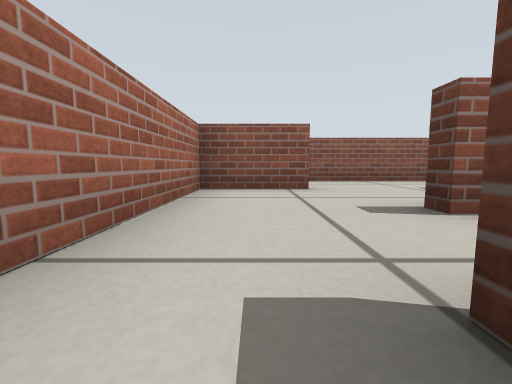
view 1 (above)

16 first-person views from a walk through a Gazebo world. The camera is 0.19 m above the floor, tilts 6° down and sees 90° across. The floor is counted in squares, 0.5 m on a side. Each view is taken from the middle of a square. On the plan, view 1 faces up. The plan holds only what a view shows up to about 9 squares ahead; the rest is blank.

view 2
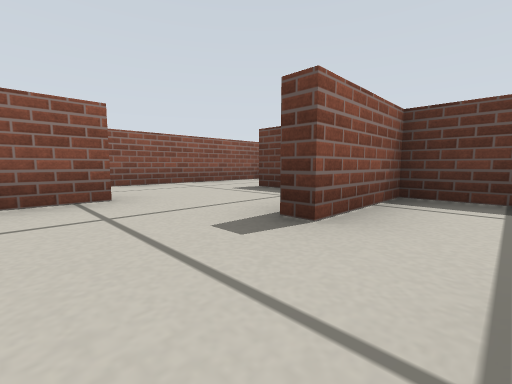

view 3
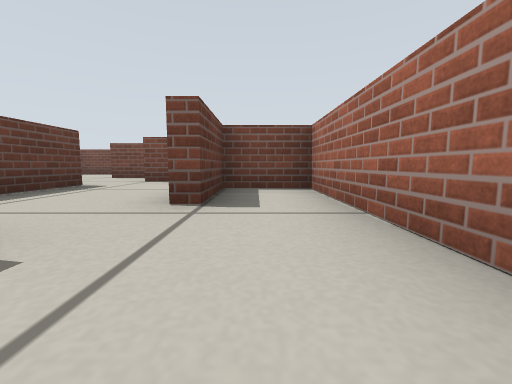

view 4
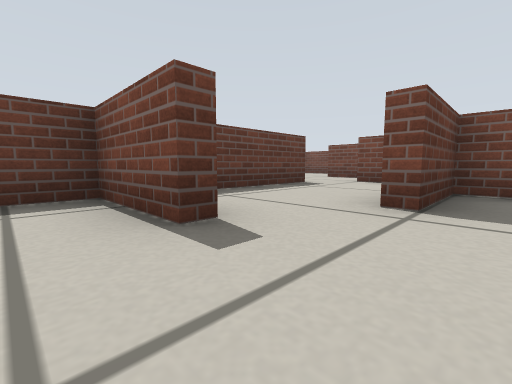

view 5
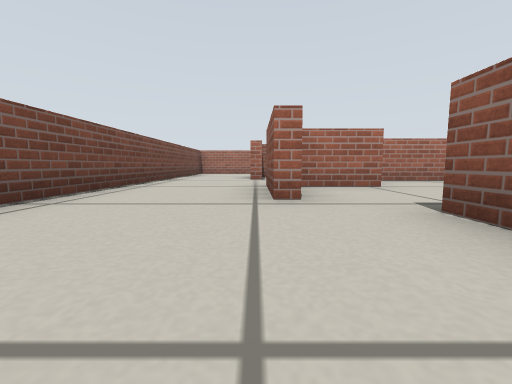

view 6
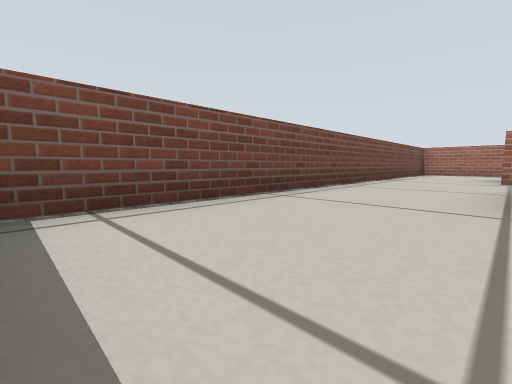

view 7
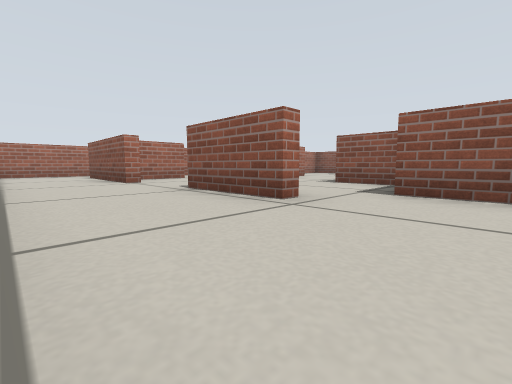

view 8
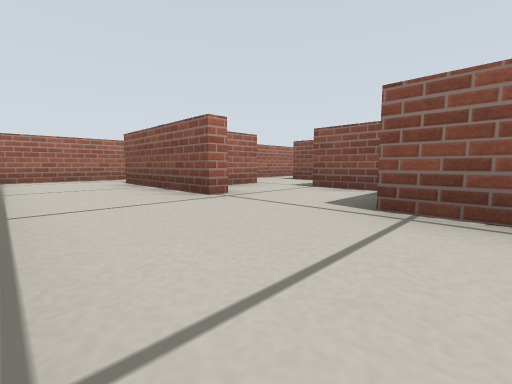

view 9
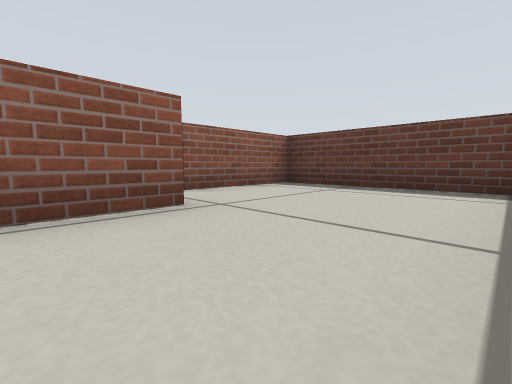

view 10
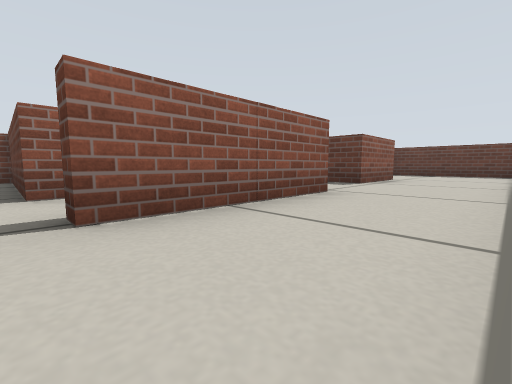

view 11
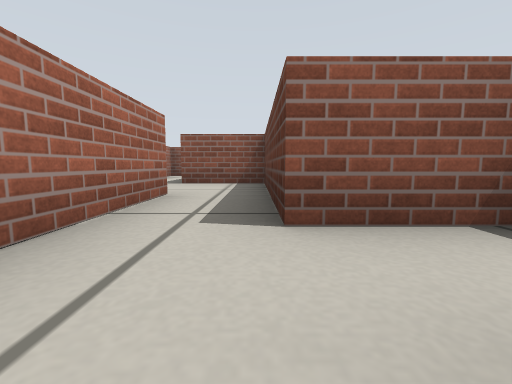

view 12
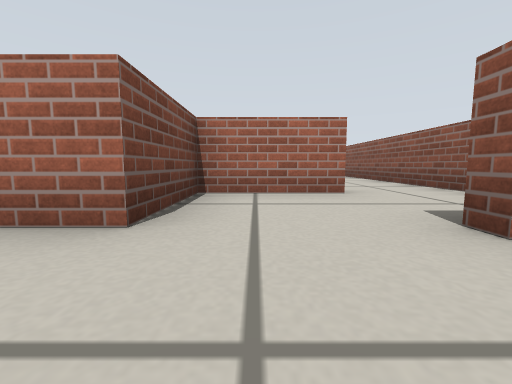

view 13
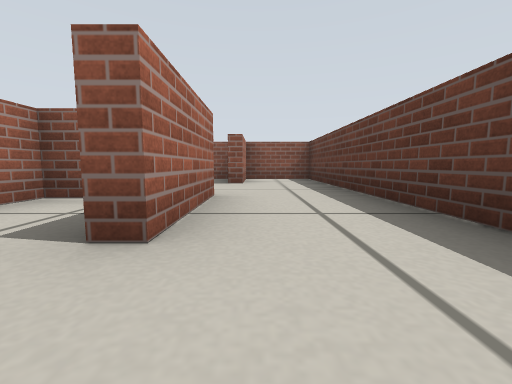

view 14
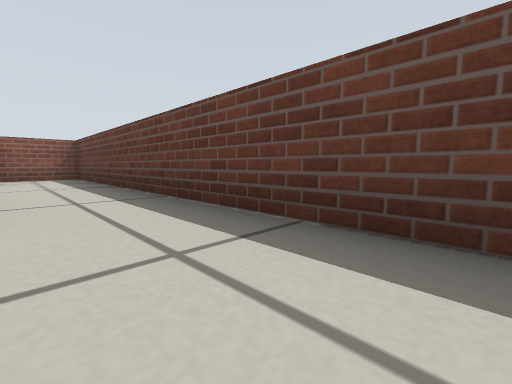

view 15
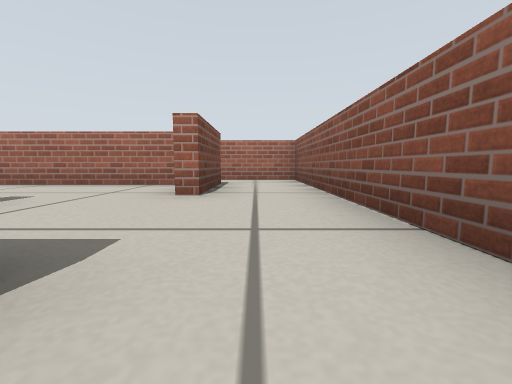

view 16
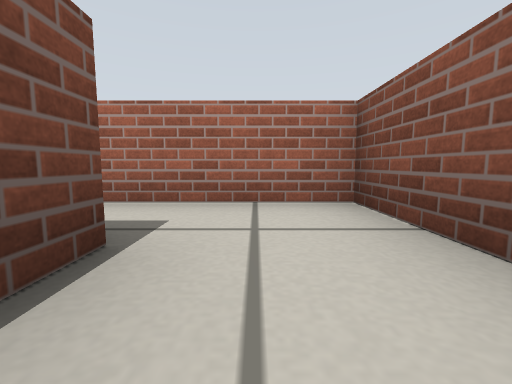

### Floor plan
Points are (right, up) in squares from view 1. A wall is a line through its corners. A room is listed if a view was taken in it or the views show most of it. See-through windows are left out.
Room 1 (views 1, 2, 3, 4)
walls: (1.4, 2.2) (3.3, 2.2) (3.3, 4.2); (0.8, 4.3) (0.8, 4) (-0.9, 4) (-0.9, -1.1) (0.5, -1.1) (0.5, 0.6); (3.4, 6) (0.4, 6)
ways out: opening at (3, 5) to room 3; opening at (0, 5) to room 5; opening at (1, 1) to room 7
Room 2 (views 5, 6, 7, 8, 9, 10, 11)
walls: (0.3, -5.1) (-2.8, -5.1) (-2.8, -4.8); (4.2, -4.8) (2.2, -4.8); (-1.4, -3.4) (-2.8, -3.4); (7.4, -7.1) (7.4, -3.4) (4.9, -3.4); (-3.5, -7.4) (7.1, -7.4); (-4.2, -1.6) (-4.2, -7)
ways out: opening at (1, -5) to room 6; opening at (4, -4)
Room 3 (views 12, 15)
walls: (5.7, 5.6) (5.7, 4.4); (3.6, 4.2) (3.6, 1.9); (7.4, 0.6) (7.4, 6) (5.6, 6); (3.3, 2.2) (5.5, 2.2) (5.5, 0.1); (5.4, 6) (3.4, 6)
ways out: opening at (3, 5) to room 1; opening at (6.5, 1.5) to room 4
Room 4 (views 13, 14)
walls: (7.4, -2.1) (7.4, 0.6); (4.1, 1.9) (3.6, 1.9)
ways out: opening at (6.5, 1.5) to room 3
Room 5 (view 16)
walls: (-1.2, 4.3) (0.8, 4.3); (0.4, 6) (-2.6, 6) (-2.6, 3.4)
ways out: opening at (0, 5) to room 1
Room 6 (no view inside)
walls: (0.3, -4.8) (0.3, -5.1); (-0.9, -3.1) (-0.9, -4.9); (1.6, -3.1) (0.5, -3.1); (2.2, -4.8) (2.2, -4)
ways out: opening at (1, -5) to room 2; opening at (-1, -2)
Room 7 (no view inside)
walls: (0.8, 0.6) (0.8, -2); (3.3, -1.8) (3.3, 2.2); (3.6, 1.9) (1.4, 1.9); (1.9, -2.8) (2.5, -2.8)
ways out: opening at (1, 1) to room 1; opening at (2, -2)

Positions as (right, up) in squares from view 1, and headings:
1: (0, 0), facing up
2: (0, 1), facing up-right
3: (0, 3), facing down
4: (0, 3), facing down-right
5: (7, -5), facing left
6: (7, -5), facing down-left
7: (6, -7), facing up-left
8: (3, -7), facing up-left
9: (3, -7), facing up-right
10: (-3, -7), facing up-right
11: (-3, -5), facing up
12: (7, 3), facing left
13: (6, -1), facing up
14: (6, -2), facing up-right
15: (4, 5), facing left
16: (0, 5), facing left
